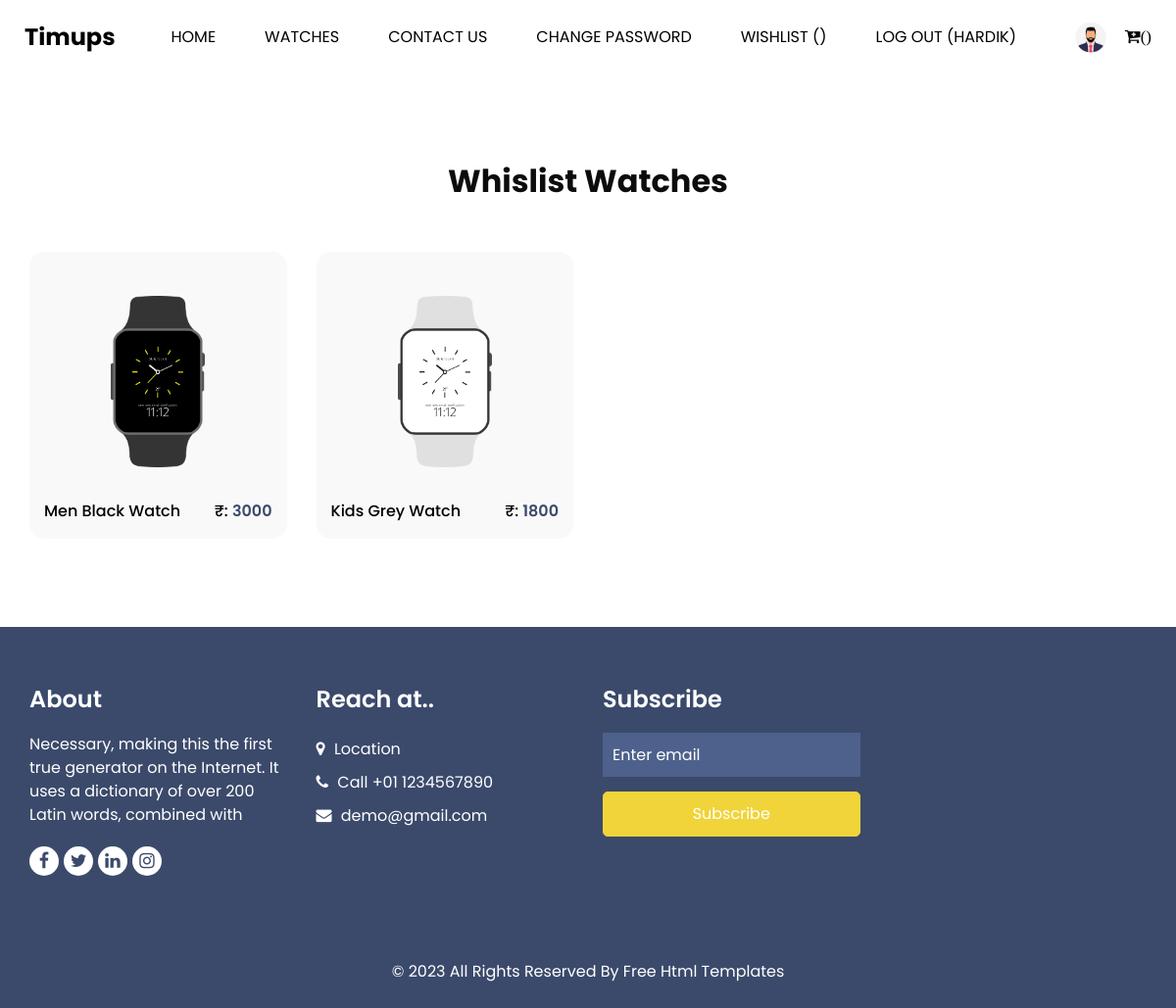
The page /wishlist (signed in) on the database its author committed.
### myapp/models.py (models this page shows, shortened)
class User(models.Model):
    fname=models.CharField(max_length=100)
    lname=models.CharField(max_length=100)
    email=models.EmailField()
    mobile=models.PositiveIntegerField()
    address=models.TextField()
    password=models.CharField(max_length=100)
    usertype=models.CharField(max_length=100,default="buyer")
    profile_pic=models.ImageField(upload_to="profile_pic/",default="")

class Wishlist(models.Model):
    user=models.ForeignKey(User,on_delete=models.CASCADE)
    product=models.ForeignKey(Product,on_delete=models.CASCADE)
    date=models.DateTimeField(default=timezone.now)

class Product(models.Model):
    category=(
            ("men","men"),
            ("women","women"),
            ("kids","kids"),
        )
    seller=models.ForeignKey(User,on_delete=models.CASCADE)
    product_category=models.CharField(max_length=100,choices=category)
    product_name=models.CharField(max_length=100)
    product_price=models.PositiveIntegerField()
    product_desc=models.TextField()
    product_pic=models.ImageField(upload_to="product_pic/",default="")

### myapp/views.py (the view)
# urls.py: path('wishlist',views.wishlist,name='wishlist'),
def wishlist(request):
	user=User.objects.get(email=request.session['email'])
	wishlists=Wishlist.objects.filter(user=user)
	return render(request,'wishlist.html',{'wishlists':wishlists})

### myapp/templates/wishlist.html (shortened to what this page needs)
{% extends 'header.html' %}
{% block content %}
{% load static %}
<!DOCTYPE html>
<html lang="en">
<head>
</head>
  <section class="shop_section layout_padding">
    <div class="container">
      <div class="heading_container heading_center">
        <h2>
            {% if wishlists %}
                Whislist Watches
            {% else %}
                No Watches In Wishlist
            {% endif %}
        </h2>
      </div>
      <div class="row">
        {%  for i in wishlists %}
        <div class="col-sm-6 col-xl-3">
          <div class="box">
            <a href="{% url 'product_detail'  pk=i.product.pk %}">
              <div class="img-box">
                <img src="{{ i.product.product_pic.url }}" alt="">
              </div>
              <div class="detail-box">
                <h6>
                  {{i.product.product_name}}
                </h6>
                <h6>
                  ₹:
                  <span>
                    {{i.product.product_price}}
                  </span>
                </h6>
              </div>
            </a>
          </div>
        </div>
        {%  endfor  %}
      </div>
    </div>
  </section>
</body>
</html>
{% endblock %}

### myapp/templates/header.html (shortened to what this page needs)
{% load static %}
<!DOCTYPE html>
<html lang="en">
<head>
  <link rel="stylesheet" type="text/css" href="{% static 'css/bootstrap.css' %}" />
  <link rel="stylesheet" type="text/css" href="https://cdnjs.cloudflare.com/ajax/libs/OwlCarousel2/2.3.4/assets/owl.carousel.min.css" />
  <link href="{% static 'css/font-awesome.min.css' %}" rel="stylesheet" />
  <link href="{% static 'css/style.css' %}" rel="stylesheet" />
  <link href="{% static 'css/responsive.css' %}" rel="stylesheet" />
</head>
<body>
    <header class="header_section">
      <div class="container-fluid">
        <nav class="navbar navbar-expand-lg custom_nav-container ">
          <a class="navbar-brand" href="/">
            <span>
              Timups
            </span>
          </a>
          <div class="collapse navbar-collapse" id="navbarSupportedContent">
            <ul class="navbar-nav">
              <li class="nav-item active">
                <a class="nav-link" href="/">Home <span class="sr-only">(current)</span></a>
              </li>
              <li class="nav-item">
                <a class="nav-link" href="{% url 'product' %}"> Watches </a>
              </li>
              <li class="nav-item">
                <a class="nav-link" href="{% url 'contact' %}">Contact Us</a>
              </li>
              {% if request.session.email %}
              <li class="nav-item">
                <a class="nav-link" href="{% url 'change_password' %}"> Change Password</a>
              </li>
              <li class="nav-item">
                <a class="nav-link" href="{% url 'wishlist' %}"> Wishlist ({{request.session.wishlist_count}})</a>
              </li>
              <li class="nav-item">
                <a class="nav-link" href="{% url 'logout' %}"> Log Out ({{request.session.fname}})</a>
              </li>
              {% endif %}
            </ul>
            {% if request.session.email %}
            <div class="user_option-box">
              <a href="{% url 'profile' %}">
                <img src="{{request.session.profile_pic}}" width="40px" height="40px" style="border-radius: 60%;">
              </a>
              <a href="{% url 'cart' %}">
                <i class="fa fa-cart-plus" aria-hidden="true">({{request.session.cart_count}})</i>
              </a>
            </div>
            {% endif %}
          </div>
        </nav>
      </div>
    </header>
  {% block content %}
  {% endblock %}
  <footer class="footer_section">
    <div class="container">
      <div class="row">
        <div class="col-md-6 col-lg-3 footer-col">
          <div class="footer_detail">
            <h4>
              About
            </h4>
            <p>
              Necessary, making this the first true generator on the Internet. It uses a dictionary of over 200 Latin words, combined with
            </p>
            <div class="footer_social">
              <a href="">
                <i class="fa fa-facebook" aria-hidden="true"></i>
              </a>
              <a href="">
                <i class="fa fa-twitter" aria-hidden="true"></i>
              </a>
              <a href="">
                <i class="fa fa-linkedin" aria-hidden="true"></i>
              </a>
              <a href="">
                <i class="fa fa-instagram" aria-hidden="true"></i>
              </a>
            </div>
          </div>
        </div>
        <div class="col-md-6 col-lg-3 footer-col">
          <div class="footer_contact">
            <h4>
              Reach at..
            </h4>
            <div class="contact_link_box">
              <a href="">
                <i class="fa fa-map-marker" aria-hidden="true"></i>
                <span>
                  Location
                </span>
              </a>
              <a href="">
                <i class="fa fa-phone" aria-hidden="true"></i>
                <span>
                  Call +01 1234567890
                </span>
              </a>
              <a href="">
                <i class="fa fa-envelope" aria-hidden="true"></i>
                <span>
                  demo@gmail.com
                </span>
              </a>
            </div>
          </div>
        </div>
        <div class="col-md-6 col-lg-3 footer-col">
          <div class="footer_contact">
            <h4>
              Subscribe
            </h4>
            <form action="">
              <input type="text" placeholder="Enter email" />
              <button type="submit">
                Subscribe
              </button>
            </form>
          </div>
        </div>
        <div class="col-md-6 col-lg-3 footer-col">
          <div class="map_container">
            <div class="map">
              <div id="googleMap"></div>
            </div>
          </div>
        </div>
      </div>
      <div class="footer-info">
        <p>
          &copy; <span id="displayYear"></span> All Rights Reserved By
          <a href="https://html.design/">Free Html Templates</a>
        </p>
      </div>
    </div>
  </footer>
</body>
</html>

### myapp/static/css/responsive.css (style rules this page uses)
@media (min-width: 1200px) { .container { max-width: 1170px; } }

### rows shown on the page
User: session.fname "HARDIK"
Wishlist: product.product_pic (picture), product.product_name "Men Black Watch", product.product_price "3000"
Wishlist: product.product_pic (picture), product.product_name "Kids Grey Watch", product.product_price "1800"
